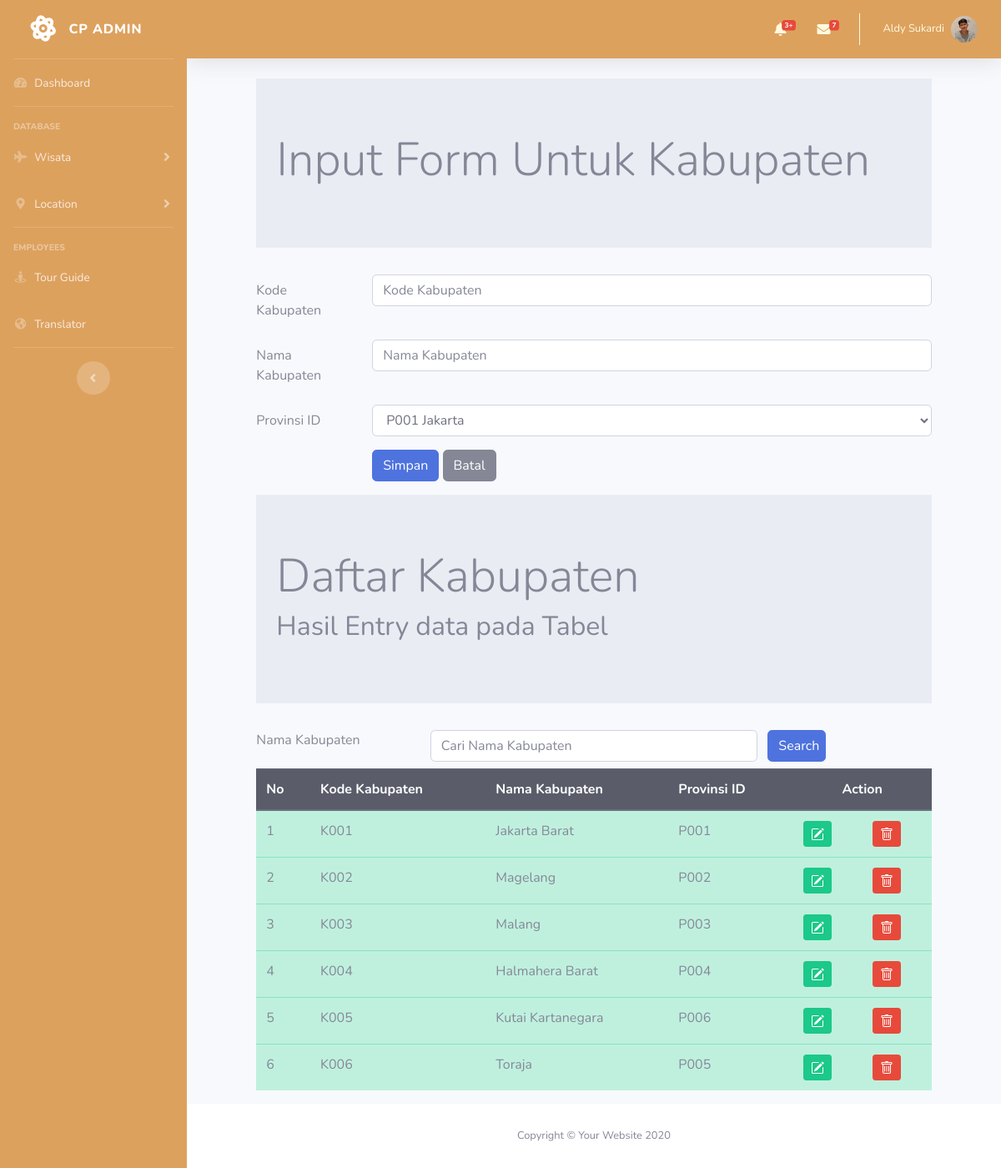
The page /UAS_BackEnd/kabupaten.php on the database its author committed.
### tables this page shows
CREATE TABLE `kabupaten` (
  `kabupatenID` char(4) NOT NULL,
  `kabupatenNama` varchar(35) NOT NULL,
  `provinsiID` char(4) NOT NULL
);

### UAS_BackEnd/kabupaten.php (the view, shortened to what this page needs)
<!DOCTYPE html>
<?php
    include "includes/config.php";
    $datakategori = mysqli_query($connection, "select * from provinsi");
?>
<html lang="en">
<head>
    <link rel="stylesheet" type="text/css" href="css/bootstrap.min.css">
</head>
<body>
<?php
    include "header.php";
?>
<div class="row">
<div class="col-sm-1">
    </div>
    <div class="col-sm-10">
    <div class="jumbotron jumbotron-fluid">
            <div class="container">
                <h1 class="display-4">Input Form Untuk Kabupaten</h1>
            </div>
        </div>
  <form method="POST">
  <div class="form-group row">
    <label for="kecamatanid" class="col-sm-2 col-form-label">Kode Kabupaten</label>
    <div class="col-sm-10">
      <input type="text" class="form-control" id="kecamatanid" name="inputid" placeholder="Kode Kabupaten" maxlength="4">
    </div>
  </div>
  <div class="form-group row">
    <label for="kecamatannama" class="col-sm-2 col-form-label">Nama Kabupaten</label>
    <div class="col-sm-10">
      <input type="text" class="form-control" name="inputnama" id="kecamatannama" placeholder="Nama Kabupaten">
    </div>
  </div>
  <div class="form-group row">
    <label for="provinsiID" class="col-sm-2 col-form-label">Provinsi ID</label>
    <div class="col-sm-10">
    <select id="provinsiID" class="form-control" name="inputkode">
<?php while ($row = mysqli_fetch_array($datakategori)) {  ?>
    <option value="<?php echo $row["provinsiID"] ?>">
        <?php echo $row["provinsiID"] ?>
        <?php echo $row["provinsiNama"] ?>
    </option>
<?php  }  ?>
</select>
    </div>
  </div>
  <div class="form-group row">
    <div class="col-sm-2">
    </div>
    <div class="col-sm-10">
    <input type="submit" class="btn btn-primary" value="Simpan" name="Simpan">
    <input type="reset" class="btn btn-secondary" value="Batal" name="Batal">
    </div>
  </div>
  </form>
    </div>
    <div class="col-sm-1">
    </div>
    </div>
<div class="row">
    <div class="col-sm-1"></div>
    <div class="col-sm-10">
        <div class="jumbotron jumbotron-fluid">
            <div class="container">
                <h1 class="display-4">Daftar Kabupaten</h1>
                <h2>Hasil Entry data pada Tabel</h2>
            </div>
        </div>
    <form method="POST">
        <div class="form-group row mb-2">
            <label for="search" class="col-sm-3">Nama Kabupaten</label>
            <div class="col-sm-6">
                <input type="text" name="search" class="form-control" id="search"
                value="<?php if(isset($_POST['search'])) {echo $_POST['search'];}?>" placeholder="Cari Nama Kabupaten">
            </div>
            <input type="submit" name="kirim" class="col-sm-1 btn btn-primary" value="Search">
        </div>
    </form>
        <table class="table table-hover table-success">
            <thead class="thead-dark">
                <tr>
                    <th>No</th>
                    <th>Kode Kabupaten</th>
                    <th>Nama Kabupaten</th>
                    <th>Provinsi ID</th>
                    <th colspan="2" style="text-align: center">Action</th>
                </tr>
            </thead>
            <tbody>
            <?php
            if(isset($_POST["kirim"]))
            {
                $search = $_POST['search'];
                $query = mysqli_query($connection, "select * from kabupaten where kabupatenNama like'%".$search."%'");
            }else
                {
                $query = mysqli_query($connection, "select * from kabupaten");
                }
                $nomor = 1;
                while ($row = mysqli_fetch_array($query))
                { ?>
                    <tr>
                        <td><?php echo $nomor;?></td>
                        <td><?php echo $row['kabupatenID'];?></td>
                        <td><?php echo $row['kabupatenNama'];?></td>
                        <td><?php echo $row['provinsiID'];?></td>
                        <td>
                        <a href="kabupatenedit.php?ubafoto=<?php echo $row['kabupatenID']?>" class="btn btn-success btn-sm" title="EDIT">
                        </a>
                        </td>
                        <td>
                        <a href="kabupatenhapus.php?hapusfoto=<?php echo $row['kabupatenID']?>" class="btn btn-danger btn-sm" title="DELETE">
                        </a>
                    </td>
                    </tr>
                <?php $nomor = $nomor + 1;?>
                <?php } ?>
            </tbody>
        </table>
    </div>
    <div class="col-sm-1"></div>
</div>
<?php
    include "footer.php";
?>
</body>
</html>

### rows shown on the page
kabupaten: kabupatenID "K001", kabupatenNama "Jakarta Barat", provinsiID "P001"
kabupaten: kabupatenID "K002", kabupatenNama "Magelang", provinsiID "P002"
kabupaten: kabupatenID "K003", kabupatenNama "Malang", provinsiID "P003"
kabupaten: kabupatenID "K004", kabupatenNama "Halmahera Barat", provinsiID "P004"
kabupaten: kabupatenID "K005", kabupatenNama "Kutai Kartanegara", provinsiID "P006"
kabupaten: kabupatenID "K006", kabupatenNama "Toraja", provinsiID "P005"

### other values the page prints
form field inputkode "P001 Jakarta"
